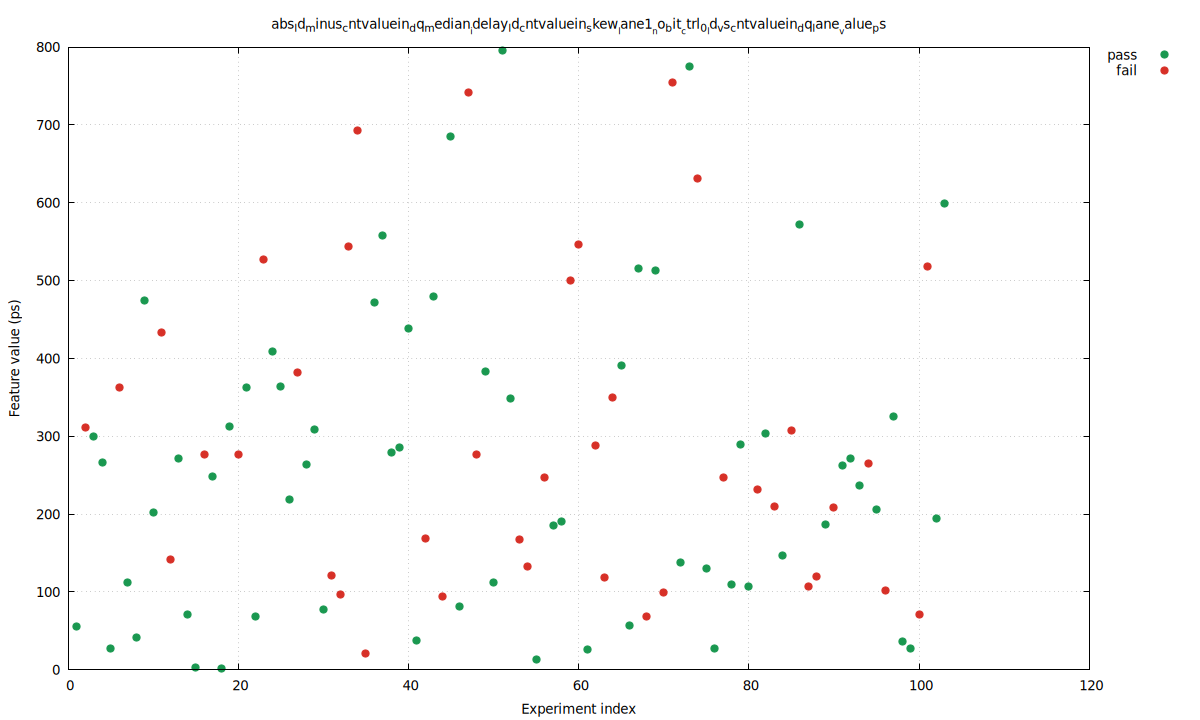

The script that saved this image:
set terminal pngcairo size 1200,720 enhanced font 'DejaVu Sans,10'
set output 'baseline_seed_1_30_skew_abs_ld_minus_cntvaluein_dq_median_idelay_ld_cntvaluein_skew_lane1_no_bit_ctrl_0_ld_vs_.png'
set datafile separator comma
set key outside right top
set grid
set xlabel 'Experiment index'
set ylabel 'Feature value (ps)'
set title 'abs_ld_minus_cntvaluein_dq_median__idelay_ld_cntvaluein_skew__lane1__no_bit__ctrl_0__ld_vs_cntvaluein_dq_lane__value_ps'
plot \
  'baseline_seed_1_30_skew_abs_ld_minus_cntvaluein_dq_median_idelay_ld_cntvaluein_skew_lane1_no_bit_ctrl_0_ld_vs_.dat' using 1:4 with points pt 7 ps 1.2 lc rgb '#1a9850' title 'pass', \
  'baseline_seed_1_30_skew_abs_ld_minus_cntvaluein_dq_median_idelay_ld_cntvaluein_skew_lane1_no_bit_ctrl_0_ld_vs_.dat' using 1:5 with points pt 7 ps 1.2 lc rgb '#d73027' title 'fail'
